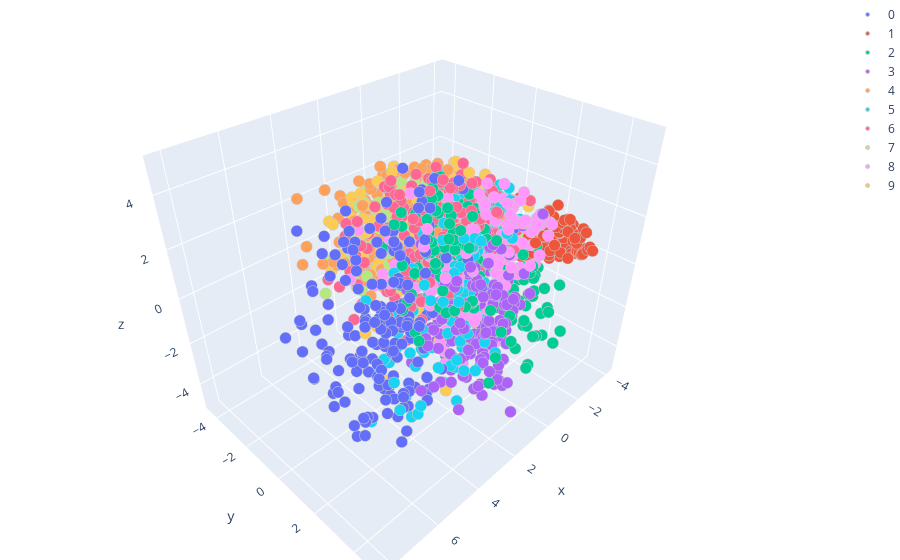

Notebook code for this chart:
### Code cell
plot_3d_mnist_plotly_scatter(X_3d_pca_embedded, y_small)

### Figure 1 — Plotly figure (JSON) as saved in the notebook; plotly's stock layout.template omitted (floating-point values rounded to 4 significant figures; data arrays with more than 128 entries replaced by an {"elided": "..."} marker saying what was removed)
{"data": [{"marker": {"color": 0, "colorscale": [[0, "rgb(0,0,131)"], [0.2, "rgb(0,60,170)"], [0.4, "rgb(5,255,255)"], [0.6, "rgb(255,255,0)"], [0.8, "rgb(250,0,0)"], [1, "rgb(128,0,0)"]], "line": {"color": "rgb(204, 204, 204)", "width": 1}, "size": 4, "symbol": "circle"}, "mode": "markers", "name": "0", "type": "scatter3d", "x": {"elided": "191 float values"}, "y": {"elided": "191 float values"}, "z": {"elided": "191 float values"}}, {"marker": {"color": 1, "colorscale": [[0, "rgb(0,0,131)"], [0.2, "rgb(0,60,170)"], [0.4, "rgb(5,255,255)"], [0.6, "rgb(255,255,0)"], [0.8, "rgb(250,0,0)"], [1, "rgb(128,0,0)"]], "line": {"color": "rgb(204, 204, 204)", "width": 1}, "size": 4, "symbol": "circle"}, "mode": "markers", "name": "1", "type": "scatter3d", "x": {"elided": "220 float values"}, "y": {"elided": "220 float values"}, "z": {"elided": "220 float values"}}, {"marker": {"color": 2, "colorscale": [[0, "rgb(0,0,131)"], [0.2, "rgb(0,60,170)"], [0.4, "rgb(5,255,255)"], [0.6, "rgb(255,255,0)"], [0.8, "rgb(250,0,0)"], [1, "rgb(128,0,0)"]], "line": {"color": "rgb(204, 204, 204)", "width": 1}, "size": 4, "symbol": "circle"}, "mode": "markers", "name": "2", "type": "scatter3d", "x": {"elided": "198 float values"}, "y": {"elided": "198 float values"}, "z": {"elided": "198 float values"}}, {"marker": {"color": 3, "colorscale": [[0, "rgb(0,0,131)"], [0.2, "rgb(0,60,170)"], [0.4, "rgb(5,255,255)"], [0.6, "rgb(255,255,0)"], [0.8, "rgb(250,0,0)"], [1, "rgb(128,0,0)"]], "line": {"color": "rgb(204, 204, 204)", "width": 1}, "size": 4, "symbol": "circle"}, "mode": "markers", "name": "3", "type": "scatter3d", "x": {"elided": "191 float values"}, "y": {"elided": "191 float values"}, "z": {"elided": "191 float values"}}, {"marker": {"color": 4, "colorscale": [[0, "rgb(0,0,131)"], [0.2, "rgb(0,60,170)"], [0.4, "rgb(5,255,255)"], [0.6, "rgb(255,255,0)"], [0.8, "rgb(250,0,0)"], [1, "rgb(128,0,0)"]], "line": {"color": "rgb(204, 204, 204)", "width": 1}, "size": 4, "symbol": "circle"}, "mode": "markers", "name": "4", "type": "scatter3d", "x": {"elided": "214 float values"}, "y": {"elided": "214 float values"}, "z": {"elided": "214 float values"}}, {"marker": {"color": 5, "colorscale": [[0, "rgb(0,0,131)"], [0.2, "rgb(0,60,170)"], [0.4, "rgb(5,255,255)"], [0.6, "rgb(255,255,0)"], [0.8, "rgb(250,0,0)"], [1, "rgb(128,0,0)"]], "line": {"color": "rgb(204, 204, 204)", "width": 1}, "size": 4, "symbol": "circle"}, "mode": "markers", "name": "5", "type": "scatter3d", "x": {"elided": "180 float values"}, "y": {"elided": "180 float values"}, "z": {"elided": "180 float values"}}, {"marker": {"color": 6, "colorscale": [[0, "rgb(0,0,131)"], [0.2, "rgb(0,60,170)"], [0.4, "rgb(5,255,255)"], [0.6, "rgb(255,255,0)"], [0.8, "rgb(250,0,0)"], [1, "rgb(128,0,0)"]], "line": {"color": "rgb(204, 204, 204)", "width": 1}, "size": 4, "symbol": "circle"}, "mode": "markers", "name": "6", "type": "scatter3d", "x": {"elided": "200 float values"}, "y": {"elided": "200 float values"}, "z": {"elided": "200 float values"}}, {"marker": {"color": 7, "colorscale": [[0, "rgb(0,0,131)"], [0.2, "rgb(0,60,170)"], [0.4, "rgb(5,255,255)"], [0.6, "rgb(255,255,0)"], [0.8, "rgb(250,0,0)"], [1, "rgb(128,0,0)"]], "line": {"color": "rgb(204, 204, 204)", "width": 1}, "size": 4, "symbol": "circle"}, "mode": "markers", "name": "7", "type": "scatter3d", "x": {"elided": "224 float values"}, "y": {"elided": "224 float values"}, "z": {"elided": "224 float values"}}, {"marker": {"color": 8, "colorscale": [[0, "rgb(0,0,131)"], [0.2, "rgb(0,60,170)"], [0.4, "rgb(5,255,255)"], [0.6, "rgb(255,255,0)"], [0.8, "rgb(250,0,0)"], [1, "rgb(128,0,0)"]], "line": {"color": "rgb(204, 204, 204)", "width": 1}, "size": 4, "symbol": "circle"}, "mode": "markers", "name": "8", "type": "scatter3d", "x": {"elided": "172 float values"}, "y": {"elided": "172 float values"}, "z": {"elided": "172 float values"}}, {"marker": {"color": 9, "colorscale": [[0, "rgb(0,0,131)"], [0.2, "rgb(0,60,170)"], [0.4, "rgb(5,255,255)"], [0.6, "rgb(255,255,0)"], [0.8, "rgb(250,0,0)"], [1, "rgb(128,0,0)"]], "line": {"color": "rgb(204, 204, 204)", "width": 1}, "size": 4, "symbol": "circle"}, "mode": "markers", "name": "9", "type": "scatter3d", "x": {"elided": "210 float values"}, "y": {"elided": "210 float values"}, "z": {"elided": "210 float values"}}], "layout": {"margin": {"b": 0, "l": 0, "r": 0, "t": 0}}}
